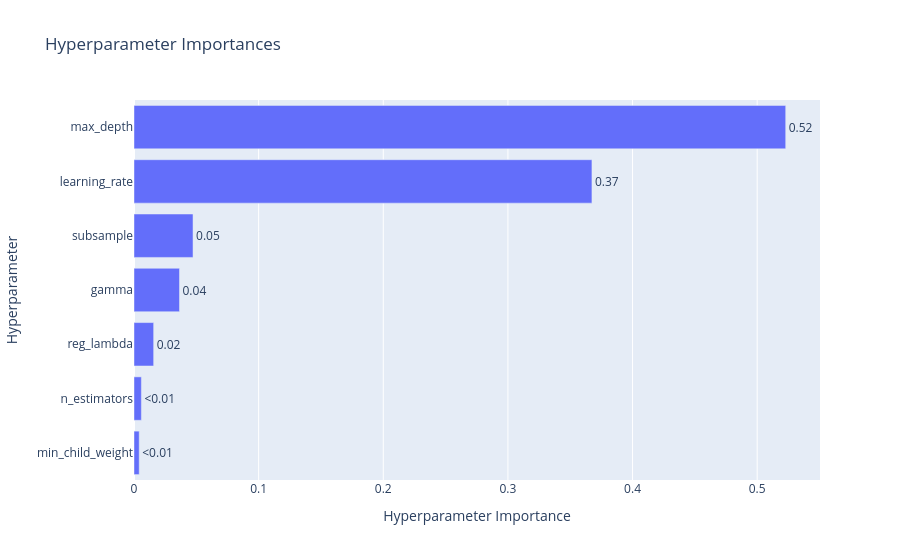

Source (notebook cell):
### Code cell
fig_importance

### Figure 1 — Plotly figure (JSON) as saved in the notebook; plotly's stock layout.template omitted (floating-point values rounded to 4 significant figures)
{"data": [{"cliponaxis": false, "hovertemplate": ["min_child_weight (IntDistribution): 0.00417686407890255<extra></extra>", "n_estimators (IntDistribution): 0.0059094969244996645<extra></extra>", "reg_lambda (FloatDistribution): 0.015763323018840092<extra></extra>", "gamma (FloatDistribution): 0.036497964874182776<extra></extra>", "subsample (FloatDistribution): 0.04735810879382575<extra></extra>", "learning_rate (FloatDistribution): 0.3674169125703982<extra></extra>", "max_depth (IntDistribution): 0.522877329739351<extra></extra>"], "name": "Objective Value", "orientation": "h", "text": ["<0.01", "<0.01", "0.02", "0.04", "0.05", "0.37", "0.52"], "textposition": "outside", "type": "bar", "x": [0.004177, 0.005909, 0.01576, 0.0365, 0.04736, 0.3674, 0.5229], "y": ["min_child_weight", "n_estimators", "reg_lambda", "gamma", "subsample", "learning_rate", "max_depth"]}], "layout": {"title": {"text": "Hyperparameter Importances"}, "xaxis": {"title": {"text": "Hyperparameter Importance"}}, "yaxis": {"title": {"text": "Hyperparameter"}}}}
